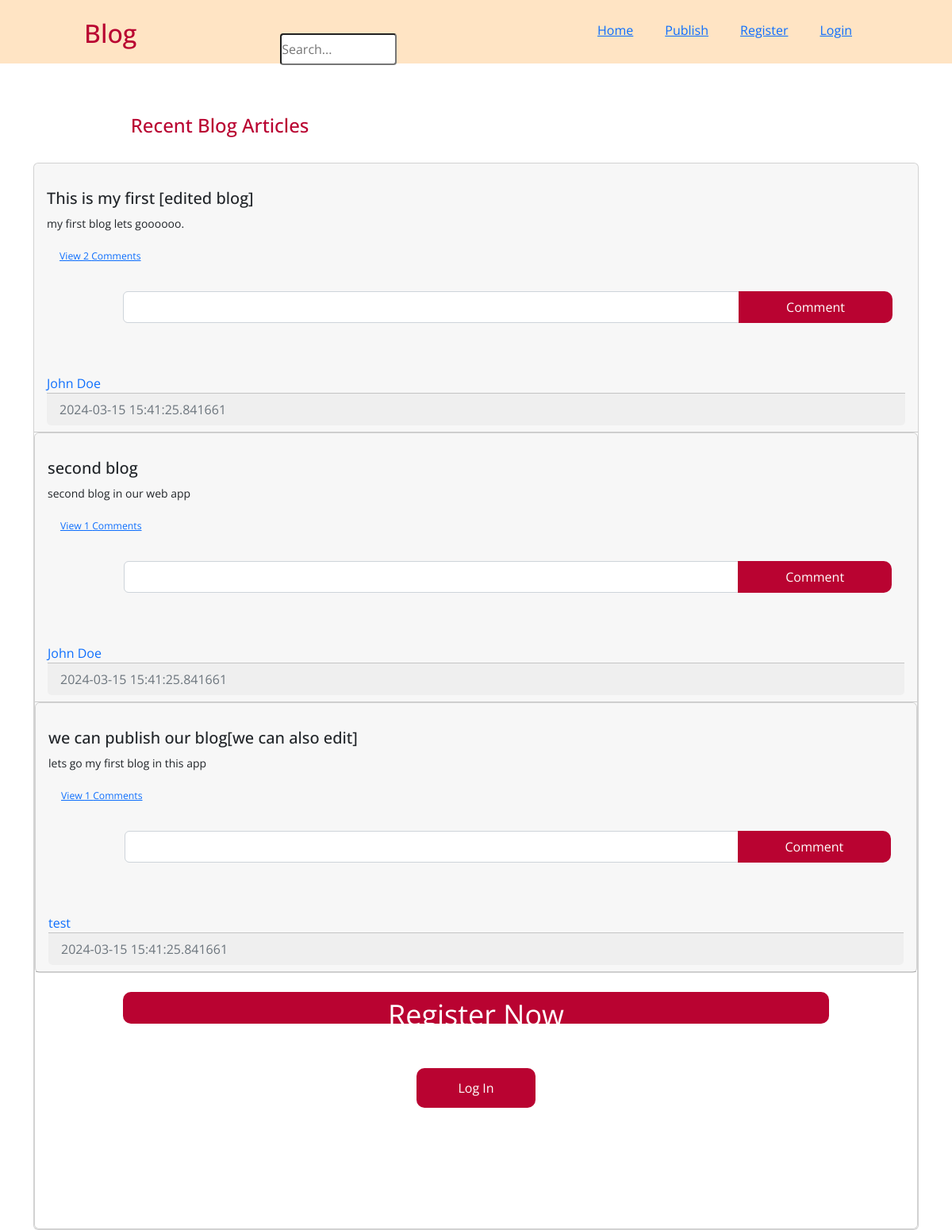
/index, run on the app's committed database.
### blogsite/models/article.py (models this page shows)
class ArticleModel(db.Model):
	__tablename__ = "article"
	id = db.Column(db.Integer(), primary_key=True)
	title = db.Column(db.String(550))
	bodytext = db.Column(db.Text(3000), nullable=False, unique=False)
	author = db.Column(db.Integer, db.ForeignKey('user.id', ondelete="CASCADE"), nullable=False)
	date_created = db.Column(db.DateTime(timezone=True), default=datetime.utcnow())
	comments = db.relationship('CommentModel', backref='article', lazy=True)

### blogsite/models/user.py (models this page shows)
class UserModel(db.Model, UserMixin):
	__tablename__ = "user"
	id =  db.Column(db.Integer(), primary_key = True)
	firstname = db.Column(db.String(255), nullable = False, unique = False)
	lastname = db.Column(db.String(255), nullable=False, unique=False)
	username = db.Column(db.String(255), nullable = False, unique = False)
	email = db.Column(db.String(255), nullable = False, unique = True)
	password_hash = db.Column(db.String())
	date_created = db.Column(db.DateTime(timezone=True), default=datetime.utcnow())
	articles = db.relationship('ArticleModel', backref='user', passive_deletes=True)

### blogsite/resources/aven.py (the view)
@aven.route("/")
@aven.route("/index")
def index():
	articles = ArticleModel.query.all()
	return render_template("index.html", user=current_user, articles=articles,  )

### templates/index.html (shortened to what this page needs)
{% extends "base.html" %} {% block title %}Home{% endblock %} {% block content
%}
<h1 class="reg" >
		Recent Blog Articles
	</h1>
	<br>
	<div id="article">
		{% for article in articles %}
		<div class="card">
			<div class="card-header">
				<br>
				<div id="de">
					<h5 class="title" >{{article.title}}</h5>
					<p class="card-text">{{article.bodytext}}</p>
				</div>
			<div class="card-body">
			<p class="card-text">
				{% if article.comments|length > 0 %}
				<a data-bs-toggle="collapse" href="#comments-{{article.id}}" role="button">
					<small>View {{article.comments|length}} Comments</small>
				</a>
				{% else %}
				<small class="text-muted" style="font-size: medium;">
					<h6>No comments yet</h6>
				</small>
				{% endif %}
			</p>
				<form class="input-group mb-3" method="POST" action="/create-comment/{{article.id}}">
					<input type="text" id="text" name="text" class="form-control" />
					<button type="submit" class="btn">Comment</button>
				</form>
			</div>
			<a class="username" href="/articles/{{article.user.username}}">{{article.user.username}}</a>
			<div class="card-footer text-muted">{{article.date_created}}</div>
			</div>
			{% endfor %}
			</div>
			<br>
			{% block footer %}
			{% if current_user.is_authenticated %}
			<div align="center">
				<a href="/publish"><button type="button" class="btn">
						CREATE A POST
					</button></a>
			</div>
			{% else %}
			<div align="center">
				<a href="/signup"><button type="button" class="button">
						Register Now
					</button></a>
			</div>
			<br>
			<div align="center">
				<a href="/login"><button type="button" class="btn" style="width: 150px; height: 50px;">
						Log In
					</button></a>
			</div>
			<br>
			<br>
			<br>
			<br>
			<br>
		</div>
	</div>
		{% endif %}
		{% endblock %} {% endblock %}

### templates/base.html (shortened to what this page needs)
<!DOCTYPE html>
<html lang="en">
  <head>
    <link
      href="https://cdn.jsdelivr.net/npm/bootstrap@5.2.2/dist/css/bootstrap.min.css"
      rel="stylesheet"
    />
    <link rel=stylesheet type=text/css href="{{ url_for('static',
    filename='css/main.css') }}">
  </head>
  <body>
    <nav class="navbar">
      <h1 class="logo">Blog</h1>
      <li class="nav-link">
        <form action="" method="GET">
            <input type="text" name="query" placeholder="Search...">
        </form>
    </li>
      <ul class="nav-link">
          <li class="active"><a href="{{ url_for('aven.index') }}">Home</a></li>
          <li><a href="{{ url_for('aven.publish') }}">Publish</a></li>
          {% if current_user.is_authenticated %}
              <li><a id="logout" href="{{ url_for('Users.logout') }}">Logout</a></li>
          {% else %}
              <li><a href="{{ url_for('Users.register') }}">Register</a></li>
              <li><a id="login" href="{{ url_for('Users.login') }}">Login</a></li>
          {% endif %}
      </ul>
  </nav>
    <header>
    </header>
    <main>
      <div class="container">{% block content %}{% endblock %}</div>
    </main>
  </body>
</html>

### static/css/main.css (style rules this page uses)
* { padding: 0; margin: 0; box-sizing: border-box; font-family: 'Open Sans', sans-serif; text-decoration: none; list-style: none; scroll-behavior: smooth; }
.navbar { position: absolute; top: 0; left: 0%; display: flex; width: 100%; justify-content: space-between; padding: 10px; color: whitesmoke; }
.logo { font-size: 32px; color: rgb(185, 3, 49); margin-left: 96px; }
.nav-link { display: flex; align-items: center; justify-items: space-around; margin-right: 96px; }
.nav-link li { margin: 0 20px; color: rgb(94, 1, 24); }
header { background-color: bisque; height: 10vh; width: 100vw; background-position: bottom; background-size: cover; display: flex; align-items: center; justify-content: center; }
.reg { margin-top: 64px; font-size: 24px; margin-left: 11%; color: rgb(185, 3, 49); }
form { margin-top: 32px; padding-left: 80px; color: rgb(94, 1, 24); }
button { padding: 2px 30px; font-size: 3vmin; border-radius: 10px; outline: none; border: none; background-color: rgb(185, 3, 49); color: white; width: 80%; height: 40px; margin-bottom: 32px; }
form input { width: 80%; height: 40px; border-radius: 4px; display: flex; justify-content: center; }
.username { text-decoration: none; }
.title { font-size: 20px; }
.card-text { font-size: 14px; line-height: 24px; }
.btn { border-radius: 10px; outline: none; border: none; background-color: rgb(185, 3, 49); color: white; width: 20%; height: 40px; }

### data on the page
ArticleModel: title "This is my first [edited blog]", bodytext "my first blog lets goooooo.", comments|length "2", user.username "John Doe", date_created "2024-03-15 15:41:25.841661"
ArticleModel: title "second blog", bodytext "second blog in our web app", comments|length "1", user.username "John Doe", date_created "2024-03-15 15:41:25.841661"
ArticleModel: title "we can publish our blog[we can also edit]", bodytext "lets go my first blog in this app", comments|length "1", user.username "test", date_created "2024-03-15 15:41:25.841661"
